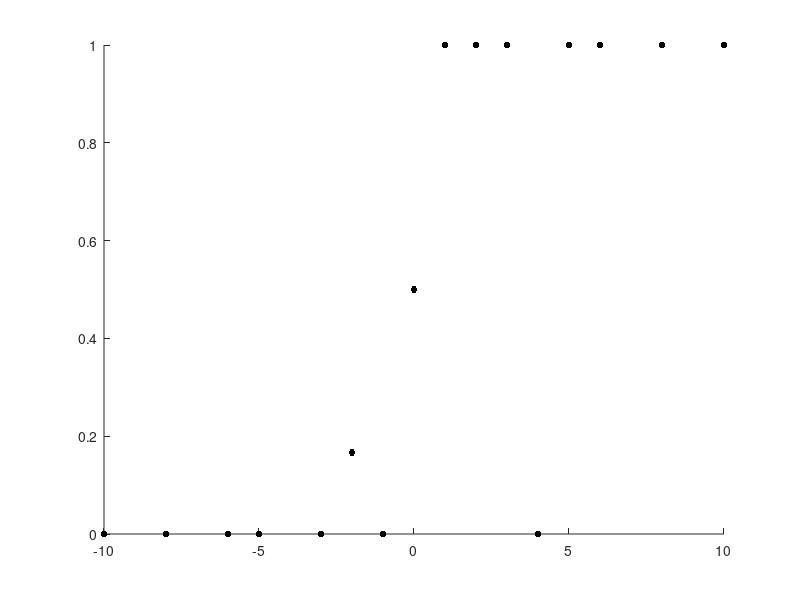

Recreate this plot in MATLAB. (Note: this script raises an error after producing the figure.)
load Data3CD
blocknames={'CT','HA','HS','EA','ES'};
subjects=size(SubMeanRespHigh{1},1);
blocks=5;

for k=1:blocks
    figure; hold on
    for s=1:length(SubjectSubset{k})
    plot(LLRs{k},SubMeanRespHigh{k}(SubjectSubset{k}(s),:),'k.','MarkerSize',15); 
     y=logist_val_tahra(SubPsychometricFits{k}(SubjectSubset{k}(s),:)', LLRs{k});
     plot(LLRs{k},y,'k'); 
    end
     ylim([0 1])
     set(gca,'FontSize',30)
     xlabel('LLR','Interpreter','Latex')
     ylabel('Respond High','Interpreter','Latex')
     title(blocknames{k},'Interpreter','Latex')
end

